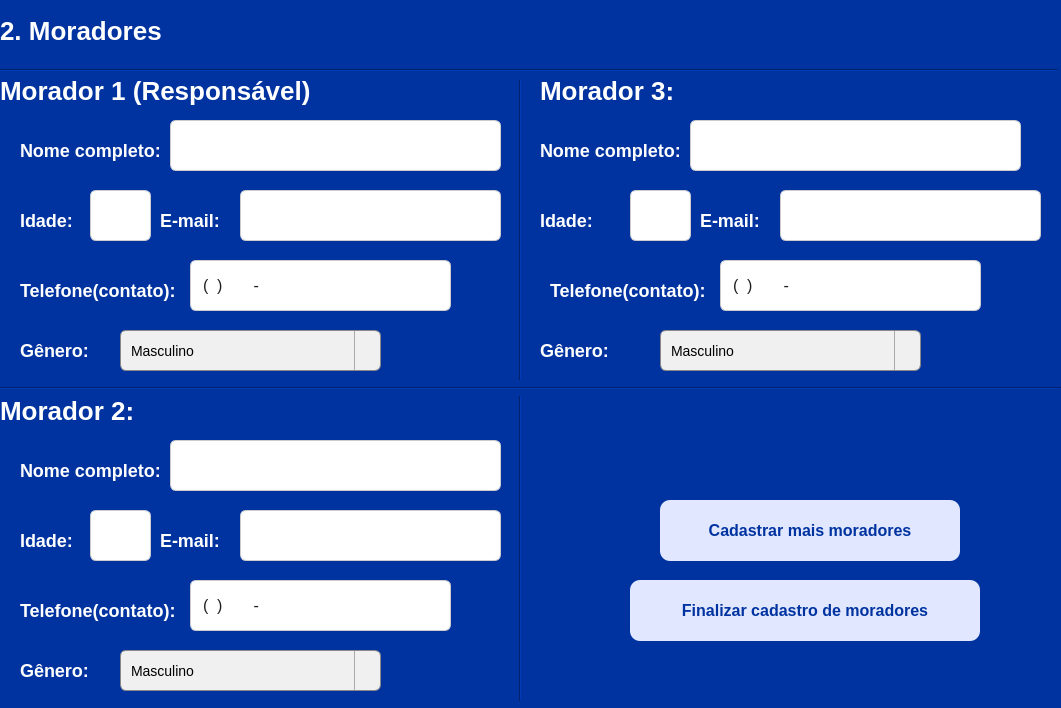
<?xml version="1.0" encoding="UTF-8"?>
<ui version="4.0">
 <class>frm_Moradores</class>
 <widget class="QWidget" name="frm_Moradores">
  <property name="geometry">
   <rect>
    <x>0</x>
    <y>0</y>
    <width>1061</width>
    <height>708</height>
   </rect>
  </property>
  <property name="windowTitle">
   <string>Form</string>
  </property>
  <property name="styleSheet">
   <string notr="true">QWidget{
	background: #0033A0;
}</string>
  </property>
  <widget class="QLabel" name="label_9">
   <property name="geometry">
    <rect>
     <x>0</x>
     <y>10</y>
     <width>1061</width>
     <height>41</height>
    </rect>
   </property>
   <property name="styleSheet">
    <string notr="true">QLabel {
    color: #FFFFFF;
    font-size: 26px;
    font-weight: 500;
    background: transparent;
    qproperty-alignment: 'AlignCenter';
}
</string>
   </property>
   <property name="text">
    <string>2. Moradores</string>
   </property>
  </widget>
  <widget class="QLineEdit" name="txt_Nome">
   <property name="geometry">
    <rect>
     <x>170</x>
     <y>120</y>
     <width>331</width>
     <height>51</height>
    </rect>
   </property>
   <property name="styleSheet">
    <string notr="true">QLineEdit {
    background-color: #FFFFFF;  
    color: #1E1E1E;             
    font-size: 16px;
    padding: 6px 10px;
    border: 1px solid #CCCCCC;
    border-radius: 6px;
}
</string>
   </property>
  </widget>
  <widget class="QLabel" name="lbl_coordernadas_2">
   <property name="geometry">
    <rect>
     <x>20</x>
     <y>130</y>
     <width>151</width>
     <height>41</height>
    </rect>
   </property>
   <property name="styleSheet">
    <string notr="true">QLabel {
    color: #FFFFFF;
    font-size: 18px;
    font-weight: 500;
    background: transparent;
    qproperty-alignment: 'AlignCenter';
}
</string>
   </property>
   <property name="text">
    <string>Nome completo:</string>
   </property>
  </widget>
  <widget class="QLabel" name="label_10">
   <property name="geometry">
    <rect>
     <x>0</x>
     <y>70</y>
     <width>311</width>
     <height>41</height>
    </rect>
   </property>
   <property name="styleSheet">
    <string notr="true">QLabel {
    color: #FFFFFF;
    font-size: 26px;
    font-weight: 500;
    background: transparent;
    qproperty-alignment: 'AlignCenter';
}
</string>
   </property>
   <property name="text">
    <string>Morador 1 (Responsável):</string>
   </property>
  </widget>
  <widget class="QLineEdit" name="txt_idade">
   <property name="geometry">
    <rect>
     <x>90</x>
     <y>190</y>
     <width>61</width>
     <height>51</height>
    </rect>
   </property>
   <property name="styleSheet">
    <string notr="true">QLineEdit {
    background-color: #FFFFFF;  
    color: #1E1E1E;             
    font-size: 16px;
    padding: 6px 10px;
    border: 1px solid #CCCCCC;
    border-radius: 6px;
}
</string>
   </property>
  </widget>
  <widget class="QLabel" name="lbl_coordernadas_3">
   <property name="geometry">
    <rect>
     <x>20</x>
     <y>200</y>
     <width>71</width>
     <height>41</height>
    </rect>
   </property>
   <property name="styleSheet">
    <string notr="true">QLabel {
    color: #FFFFFF;
    font-size: 18px;
    font-weight: 500;
    background: transparent;
    qproperty-alignment: 'AlignCenter';
}
</string>
   </property>
   <property name="text">
    <string>Idade:</string>
   </property>
  </widget>
  <widget class="QLineEdit" name="txt_email">
   <property name="geometry">
    <rect>
     <x>240</x>
     <y>190</y>
     <width>261</width>
     <height>51</height>
    </rect>
   </property>
   <property name="styleSheet">
    <string notr="true">QLineEdit {
    background-color: #FFFFFF;  
    color: #1E1E1E;             
    font-size: 16px;
    padding: 6px 10px;
    border: 1px solid #CCCCCC;
    border-radius: 6px;
}
</string>
   </property>
  </widget>
  <widget class="QLabel" name="lbl_coordernadas_4">
   <property name="geometry">
    <rect>
     <x>160</x>
     <y>200</y>
     <width>91</width>
     <height>41</height>
    </rect>
   </property>
   <property name="styleSheet">
    <string notr="true">QLabel {
    color: #FFFFFF;
    font-size: 18px;
    font-weight: 500;
    background: transparent;
    qproperty-alignment: 'AlignCenter';
}
</string>
   </property>
   <property name="text">
    <string>E-mail:</string>
   </property>
  </widget>
  <widget class="QLabel" name="lbl_coordernadas_5">
   <property name="geometry">
    <rect>
     <x>20</x>
     <y>270</y>
     <width>161</width>
     <height>41</height>
    </rect>
   </property>
   <property name="styleSheet">
    <string notr="true">QLabel {
    color: #FFFFFF;
    font-size: 18px;
    font-weight: 500;
    background: transparent;
    qproperty-alignment: 'AlignCenter';
}
</string>
   </property>
   <property name="text">
    <string>Telefone(contato):</string>
   </property>
  </widget>
  <widget class="QLineEdit" name="txt_Contato">
   <property name="geometry">
    <rect>
     <x>190</x>
     <y>260</y>
     <width>261</width>
     <height>51</height>
    </rect>
   </property>
   <property name="styleSheet">
    <string notr="true">QLineEdit {
    background-color: #FFFFFF;  
    color: #1E1E1E;             
    font-size: 16px;
    padding: 6px 10px;
    border: 1px solid #CCCCCC;
    border-radius: 6px;
}
</string>
   </property>
   <property name="inputMask">
    <string>(00) 0 0000-0000</string>
   </property>
  </widget>
  <widget class="QLabel" name="lbl_coordernadas_6">
   <property name="geometry">
    <rect>
     <x>20</x>
     <y>330</y>
     <width>91</width>
     <height>41</height>
    </rect>
   </property>
   <property name="styleSheet">
    <string notr="true">QLabel {
    color: #FFFFFF;
    font-size: 18px;
    font-weight: 500;
    background: transparent;
    qproperty-alignment: 'AlignCenter';
}
</string>
   </property>
   <property name="text">
    <string>Gênero:</string>
   </property>
  </widget>
  <widget class="QComboBox" name="comboBox">
   <property name="geometry">
    <rect>
     <x>120</x>
     <y>330</y>
     <width>261</width>
     <height>41</height>
    </rect>
   </property>
   <property name="styleSheet">
    <string notr="true">QComboBox {
    background-color: #f0f0f0;
    border: 1px solid #888;
    border-radius: 6px;
    padding: 5px 10px;
    font-size: 14px;
	color: #000000;
}

QComboBox::drop-down {
    subcontrol-origin: padding;
    subcontrol-position: top right;
    width: 25px;
    border-left: 1px solid #aaa;
}

QComboBox QAbstractItemView {
    background-color: #ffffff;
    selection-background-color: #4CAF50;
    selection-color: #9C27B0;
    border: 1px solid #aaa;
    padding: 4px;
    font-size: 13px;
}
</string>
   </property>
   <item>
    <property name="text">
     <string>Masculino</string>
    </property>
   </item>
   <item>
    <property name="text">
     <string>Feminino</string>
    </property>
   </item>
   <item>
    <property name="text">
     <string>Prefiro não responder</string>
    </property>
   </item>
   <item>
    <property name="text">
     <string>Outro</string>
    </property>
   </item>
  </widget>
  <widget class="QLabel" name="lbl_coordernadas_7">
   <property name="geometry">
    <rect>
     <x>20</x>
     <y>650</y>
     <width>91</width>
     <height>41</height>
    </rect>
   </property>
   <property name="styleSheet">
    <string notr="true">QLabel {
    color: #FFFFFF;
    font-size: 18px;
    font-weight: 500;
    background: transparent;
    qproperty-alignment: 'AlignCenter';
}
</string>
   </property>
   <property name="text">
    <string>Gênero:</string>
   </property>
  </widget>
  <widget class="QLineEdit" name="txt_Nome1">
   <property name="geometry">
    <rect>
     <x>170</x>
     <y>440</y>
     <width>331</width>
     <height>51</height>
    </rect>
   </property>
   <property name="styleSheet">
    <string notr="true">QLineEdit {
    background-color: #FFFFFF;  
    color: #1E1E1E;             
    font-size: 16px;
    padding: 6px 10px;
    border: 1px solid #CCCCCC;
    border-radius: 6px;
}
</string>
   </property>
  </widget>
  <widget class="QLabel" name="lbl_coordernadas_8">
   <property name="geometry">
    <rect>
     <x>160</x>
     <y>520</y>
     <width>91</width>
     <height>41</height>
    </rect>
   </property>
   <property name="styleSheet">
    <string notr="true">QLabel {
    color: #FFFFFF;
    font-size: 18px;
    font-weight: 500;
    background: transparent;
    qproperty-alignment: 'AlignCenter';
}
</string>
   </property>
   <property name="text">
    <string>E-mail:</string>
   </property>
  </widget>
  <widget class="QLineEdit" name="txt_idade1">
   <property name="geometry">
    <rect>
     <x>90</x>
     <y>510</y>
     <width>61</width>
     <height>51</height>
    </rect>
   </property>
   <property name="styleSheet">
    <string notr="true">QLineEdit {
    background-color: #FFFFFF;  
    color: #1E1E1E;             
    font-size: 16px;
    padding: 6px 10px;
    border: 1px solid #CCCCCC;
    border-radius: 6px;
}
</string>
   </property>
  </widget>
  <widget class="QLabel" name="lbl_coordernadas_9">
   <property name="geometry">
    <rect>
     <x>20</x>
     <y>520</y>
     <width>71</width>
     <height>41</height>
    </rect>
   </property>
   <property name="styleSheet">
    <string notr="true">QLabel {
    color: #FFFFFF;
    font-size: 18px;
    font-weight: 500;
    background: transparent;
    qproperty-alignment: 'AlignCenter';
}
</string>
   </property>
   <property name="text">
    <string>Idade:</string>
   </property>
  </widget>
  <widget class="QLabel" name="lbl_coordernadas_10">
   <property name="geometry">
    <rect>
     <x>20</x>
     <y>590</y>
     <width>161</width>
     <height>41</height>
    </rect>
   </property>
   <property name="styleSheet">
    <string notr="true">QLabel {
    color: #FFFFFF;
    font-size: 18px;
    font-weight: 500;
    background: transparent;
    qproperty-alignment: 'AlignCenter';
}
</string>
   </property>
   <property name="text">
    <string>Telefone(contato):</string>
   </property>
  </widget>
  <widget class="QComboBox" name="comboBox_2">
   <property name="geometry">
    <rect>
     <x>120</x>
     <y>650</y>
     <width>261</width>
     <height>41</height>
    </rect>
   </property>
   <property name="styleSheet">
    <string notr="true">QComboBox {
    background-color: #f0f0f0;
    border: 1px solid #888;
    border-radius: 6px;
    padding: 5px 10px;
    font-size: 14px;
	color: #000000;
}

QComboBox::drop-down {
    subcontrol-origin: padding;
    subcontrol-position: top right;
    width: 25px;
    border-left: 1px solid #aaa;
}

QComboBox QAbstractItemView {
    background-color: #ffffff;
    selection-background-color: #4CAF50;
    selection-color: #9C27B0;
    border: 1px solid #aaa;
    padding: 4px;
    font-size: 13px;
}
</string>
   </property>
   <item>
    <property name="text">
     <string>Masculino</string>
    </property>
   </item>
   <item>
    <property name="text">
     <string>Feminino</string>
    </property>
   </item>
   <item>
    <property name="text">
     <string>Prefiro não responder</string>
    </property>
   </item>
   <item>
    <property name="text">
     <string>Outro</string>
    </property>
   </item>
  </widget>
  <widget class="QLineEdit" name="txt_email1">
   <property name="geometry">
    <rect>
     <x>240</x>
     <y>510</y>
     <width>261</width>
     <height>51</height>
    </rect>
   </property>
   <property name="styleSheet">
    <string notr="true">QLineEdit {
    background-color: #FFFFFF;  
    color: #1E1E1E;             
    font-size: 16px;
    padding: 6px 10px;
    border: 1px solid #CCCCCC;
    border-radius: 6px;
}
</string>
   </property>
  </widget>
  <widget class="QLabel" name="lbl_coordernadas_11">
   <property name="geometry">
    <rect>
     <x>20</x>
     <y>450</y>
     <width>151</width>
     <height>41</height>
    </rect>
   </property>
   <property name="styleSheet">
    <string notr="true">QLabel {
    color: #FFFFFF;
    font-size: 18px;
    font-weight: 500;
    background: transparent;
    qproperty-alignment: 'AlignCenter';
}
</string>
   </property>
   <property name="text">
    <string>Nome completo:</string>
   </property>
  </widget>
  <widget class="QLabel" name="label_11">
   <property name="geometry">
    <rect>
     <x>0</x>
     <y>390</y>
     <width>141</width>
     <height>41</height>
    </rect>
   </property>
   <property name="styleSheet">
    <string notr="true">QLabel {
    color: #FFFFFF;
    font-size: 26px;
    font-weight: 500;
    background: transparent;
    qproperty-alignment: 'AlignCenter';
}
</string>
   </property>
   <property name="text">
    <string>Morador 2:</string>
   </property>
  </widget>
  <widget class="QLineEdit" name="txt_contato1">
   <property name="geometry">
    <rect>
     <x>190</x>
     <y>580</y>
     <width>261</width>
     <height>51</height>
    </rect>
   </property>
   <property name="styleSheet">
    <string notr="true">QLineEdit {
    background-color: #FFFFFF;  
    color: #1E1E1E;             
    font-size: 16px;
    padding: 6px 10px;
    border: 1px solid #CCCCCC;
    border-radius: 6px;
}
</string>
   </property>
   <property name="inputMask">
    <string>(00) 0 0000-0000</string>
   </property>
  </widget>
  <widget class="QPushButton" name="btn_cadastrarM">
   <property name="geometry">
    <rect>
     <x>660</x>
     <y>500</y>
     <width>300</width>
     <height>61</height>
    </rect>
   </property>
   <property name="styleSheet">
    <string notr="true">QPushButton {
    background-color: #E0E7FF;
    color: #0033A0;
    font-size: 16px;
    font-weight: 600;
    font-family: &quot;Segoe UI&quot;, Tahoma, Geneva, Verdana, sans-serif;
    padding: 10px 22px;
    border: none;
    border-radius: 10px;
    box-shadow: 2px 2px 6px rgba(0, 0, 0, 0.3);
}
QPushButton:hover {
    background-color: #C7D2FE;
}
QPushButton:pressed {
    background-color: #32CD32;
}</string>
   </property>
   <property name="text">
    <string>Cadastrar mais moradores</string>
   </property>
  </widget>
  <widget class="QLabel" name="lbl_coordernadas_12">
   <property name="geometry">
    <rect>
     <x>540</x>
     <y>330</y>
     <width>91</width>
     <height>41</height>
    </rect>
   </property>
   <property name="styleSheet">
    <string notr="true">QLabel {
    color: #FFFFFF;
    font-size: 18px;
    font-weight: 500;
    background: transparent;
    qproperty-alignment: 'AlignCenter';
}
</string>
   </property>
   <property name="text">
    <string>Gênero:</string>
   </property>
  </widget>
  <widget class="QLabel" name="lbl_coordernadas_13">
   <property name="geometry">
    <rect>
     <x>700</x>
     <y>200</y>
     <width>91</width>
     <height>41</height>
    </rect>
   </property>
   <property name="styleSheet">
    <string notr="true">QLabel {
    color: #FFFFFF;
    font-size: 18px;
    font-weight: 500;
    background: transparent;
    qproperty-alignment: 'AlignCenter';
}
</string>
   </property>
   <property name="text">
    <string>E-mail:</string>
   </property>
  </widget>
  <widget class="QLabel" name="lbl_coordernadas_14">
   <property name="geometry">
    <rect>
     <x>540</x>
     <y>200</y>
     <width>71</width>
     <height>41</height>
    </rect>
   </property>
   <property name="styleSheet">
    <string notr="true">QLabel {
    color: #FFFFFF;
    font-size: 18px;
    font-weight: 500;
    background: transparent;
    qproperty-alignment: 'AlignCenter';
}
</string>
   </property>
   <property name="text">
    <string>Idade:</string>
   </property>
  </widget>
  <widget class="QLabel" name="lbl_coordernadas_15">
   <property name="geometry">
    <rect>
     <x>550</x>
     <y>270</y>
     <width>161</width>
     <height>41</height>
    </rect>
   </property>
   <property name="styleSheet">
    <string notr="true">QLabel {
    color: #FFFFFF;
    font-size: 18px;
    font-weight: 500;
    background: transparent;
    qproperty-alignment: 'AlignCenter';
}
</string>
   </property>
   <property name="text">
    <string>Telefone(contato):</string>
   </property>
  </widget>
  <widget class="QLineEdit" name="txt_contato2">
   <property name="geometry">
    <rect>
     <x>720</x>
     <y>260</y>
     <width>261</width>
     <height>51</height>
    </rect>
   </property>
   <property name="styleSheet">
    <string notr="true">QLineEdit {
    background-color: #FFFFFF;  
    color: #1E1E1E;             
    font-size: 16px;
    padding: 6px 10px;
    border: 1px solid #CCCCCC;
    border-radius: 6px;
}
</string>
   </property>
   <property name="inputMask">
    <string>(00) 0 0000-0000</string>
   </property>
  </widget>
  <widget class="QLineEdit" name="txt_idade2">
   <property name="geometry">
    <rect>
     <x>630</x>
     <y>190</y>
     <width>61</width>
     <height>51</height>
    </rect>
   </property>
   <property name="styleSheet">
    <string notr="true">QLineEdit {
    background-color: #FFFFFF;  
    color: #1E1E1E;             
    font-size: 16px;
    padding: 6px 10px;
    border: 1px solid #CCCCCC;
    border-radius: 6px;
}
</string>
   </property>
  </widget>
  <widget class="QLabel" name="label_12">
   <property name="geometry">
    <rect>
     <x>540</x>
     <y>70</y>
     <width>141</width>
     <height>41</height>
    </rect>
   </property>
   <property name="styleSheet">
    <string notr="true">QLabel {
    color: #FFFFFF;
    font-size: 26px;
    font-weight: 500;
    background: transparent;
    qproperty-alignment: 'AlignCenter';
}
</string>
   </property>
   <property name="text">
    <string>Morador 3:</string>
   </property>
  </widget>
  <widget class="QComboBox" name="comboBox_3">
   <property name="geometry">
    <rect>
     <x>660</x>
     <y>330</y>
     <width>261</width>
     <height>41</height>
    </rect>
   </property>
   <property name="styleSheet">
    <string notr="true">QComboBox {
    background-color: #f0f0f0;
    border: 1px solid #888;
    border-radius: 6px;
    padding: 5px 10px;
    font-size: 14px;
	color: #000000;
}

QComboBox::drop-down {
    subcontrol-origin: padding;
    subcontrol-position: top right;
    width: 25px;
    border-left: 1px solid #aaa;
}

QComboBox QAbstractItemView {
    background-color: #ffffff;
    selection-background-color: #4CAF50;
    selection-color: #9C27B0;
    border: 1px solid #aaa;
    padding: 4px;
    font-size: 13px;
}
</string>
   </property>
   <item>
    <property name="text">
     <string>Masculino</string>
    </property>
   </item>
   <item>
    <property name="text">
     <string>Feminino</string>
    </property>
   </item>
   <item>
    <property name="text">
     <string>Prefiro não responder</string>
    </property>
   </item>
   <item>
    <property name="text">
     <string>Outro</string>
    </property>
   </item>
  </widget>
  <widget class="QLineEdit" name="txt_Nome_2">
   <property name="geometry">
    <rect>
     <x>690</x>
     <y>120</y>
     <width>331</width>
     <height>51</height>
    </rect>
   </property>
   <property name="styleSheet">
    <string notr="true">QLineEdit {
    background-color: #FFFFFF;  
    color: #1E1E1E;             
    font-size: 16px;
    padding: 6px 10px;
    border: 1px solid #CCCCCC;
    border-radius: 6px;
}
</string>
   </property>
  </widget>
  <widget class="QLineEdit" name="txt_email2">
   <property name="geometry">
    <rect>
     <x>780</x>
     <y>190</y>
     <width>261</width>
     <height>51</height>
    </rect>
   </property>
   <property name="styleSheet">
    <string notr="true">QLineEdit {
    background-color: #FFFFFF;  
    color: #1E1E1E;             
    font-size: 16px;
    padding: 6px 10px;
    border: 1px solid #CCCCCC;
    border-radius: 6px;
}
</string>
   </property>
  </widget>
  <widget class="QLabel" name="lbl_coordernadas_16">
   <property name="geometry">
    <rect>
     <x>540</x>
     <y>130</y>
     <width>151</width>
     <height>41</height>
    </rect>
   </property>
   <property name="styleSheet">
    <string notr="true">QLabel {
    color: #FFFFFF;
    font-size: 18px;
    font-weight: 500;
    background: transparent;
    qproperty-alignment: 'AlignCenter';
}
</string>
   </property>
   <property name="text">
    <string>Nome completo:</string>
   </property>
  </widget>
  <widget class="Line" name="line">
   <property name="geometry">
    <rect>
     <x>510</x>
     <y>60</y>
     <width>20</width>
     <height>641</height>
    </rect>
   </property>
   <property name="orientation">
    <enum>Qt::Vertical</enum>
   </property>
  </widget>
  <widget class="Line" name="line_2">
   <property name="geometry">
    <rect>
     <x>0</x>
     <y>380</y>
     <width>1061</width>
     <height>16</height>
    </rect>
   </property>
   <property name="orientation">
    <enum>Qt::Horizontal</enum>
   </property>
  </widget>
  <widget class="QPushButton" name="btn_Finalizar">
   <property name="geometry">
    <rect>
     <x>630</x>
     <y>580</y>
     <width>350</width>
     <height>61</height>
    </rect>
   </property>
   <property name="styleSheet">
    <string notr="true">QPushButton {
    background-color: #E0E7FF;
    color: #0033A0;
    font-size: 16px;
    font-weight: 600;
    font-family: &quot;Segoe UI&quot;, Tahoma, Geneva, Verdana, sans-serif;
    padding: 10px 22px;
    border: none;
    border-radius: 10px;
    box-shadow: 2px 2px 6px rgba(0, 0, 0, 0.3);
}
QPushButton:hover {
    background-color: #C7D2FE;
}
QPushButton:pressed {
    background-color: #32CD32;
}</string>
   </property>
   <property name="text">
    <string>Finalizar cadastro de moradores</string>
   </property>
  </widget>
  <widget class="Line" name="line_3">
   <property name="geometry">
    <rect>
     <x>-3</x>
     <y>60</y>
     <width>1061</width>
     <height>20</height>
    </rect>
   </property>
   <property name="orientation">
    <enum>Qt::Horizontal</enum>
   </property>
  </widget>
 </widget>
 <resources/>
 <connections/>
</ui>
